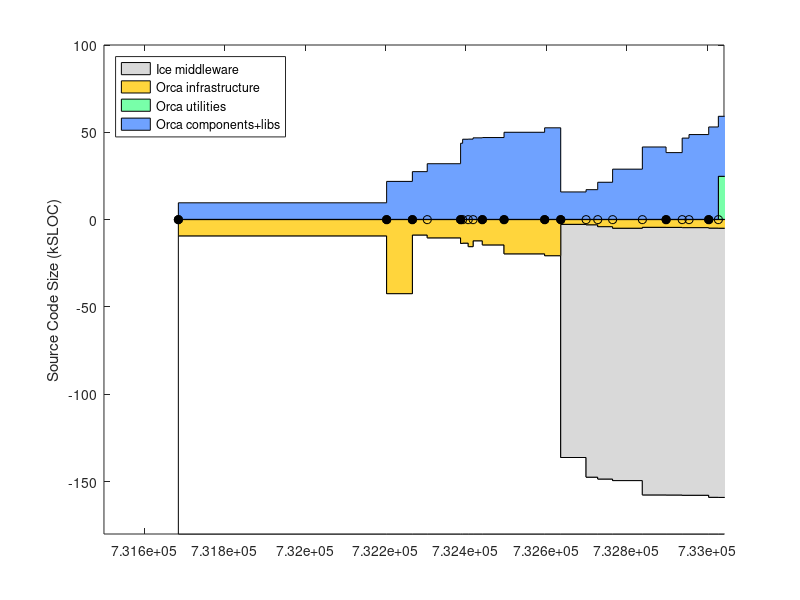

MATLAB code to generate this figure: (Note: this script raises an error after producing the figure.)
% keep track of orca project size using sloccount
clear all

% include/* except: include/{Freeze IceSSL IcePatch2}
% src/{Ice Slice IceGrid icecpp IceStorm slice2cpp IceUtil IceBox IceXML}
%  Sice212 = [
%  (7842-1000) + (22093+18419+11499+10568+4392+4200+4252+567+316)
%  ];
%  Sice301 = [
%  (8164-1000) + (23018+19384+19169+10596+4479+4343+4308+622+319)
%  ];
% same as above, but now also add Java:
% src/{IceInternal Ice IceUtil IceBox}
%  Sice310 = [
%  (8810-1200) + (24275+20494+22689+10587+4569+4877+4770+667+319) + (13190+6915+1262+493)
%  ];
%  Sice311 = [
%  (8950-1275) + (24511+20505+22898+10590+4600+4884+4782+683+323) + (13266+6929+1262+504)
%  ];

% it's much easier to count the whole of Ice (we use most of it anyway)
% sloccount include/ src/
% (this does not account for .ice files in [ice]/slice/* but it's a small fraction of total)
Sice212 = 133523;
Sice301 = 144513;
Sice310 = 153243;
Sice311 = 154145;
Sice320 = 168475;
Sice321 = 169725;

% for comparison, ASN
%  Sasn = 90433;

% indeces
iyy=1;
imm=2;
idd=3;
iver=4;
isub=5;
ibase=6;
icomp=7;
iutil=8;

Sorca = [ ...
% YY    MM  DD  ?   SUB     BASE        COMP           UTILS        VERSION
% 0.8.6: a single distro, divide in halves arbitrarily
2003     4  14  1   0       18930/2     18930/2             0      % 0.8.6 (last change in doc/ChangeLog
% BASE: orca-base
% COMP: orca-components
2004     9  13  1   0       42543       21726               0      % 0.11.0
2004    11  16  1   0       8963        27310               0      % 0.12.0
2004    12  23  0   0       10596       31845               0      % 0.12.1
2005     3  16  1   0       13767       43576               0      % 0.13.0
2005     3  21  0   0       13620       45874               0      % 0.13.1
2005     4   4  0   0       15630       45944               0      % 0.13.2
2005     4  16  0   0       12283       46666               0      % 0.13.3
2005     5   9  1   0       14639       46837               0      % 0.14.0
2005     7   2  1   0       19751       49854               0      % 0.15.0
2005    10  11  1   0       20818       52408               0      % 1.0.0
% BASE: just orcaice w/out test + interfaces/slice
% COMP: comp + util - orcaice 
2005    11  20  1   Sice212 2320+530    9226+8781-2320      0      % 2.0.0-rc1
2006     1  22  0   Sice301 2511+596    9801+9695-2511      0      % 2.0.0-rc2
2006     2  20  0   Sice301 3369+813    9867+14734-3369     0      % 2.0.0-rc3
2006     3  29  0   Sice301 4022+1052   14625+18131-4022    0      % 2.0.0-rc4
2006     6  11  0   Sice310 3439+1116   19999+24867-3439    0      % 2.0.0-rc5
2006     8   9  1   Sice310 3482+1116   19979+21711-3482    0      % 2.0.0
2006     9  18  0   Sice310 3647+1094   19317+30847-3647    0      % 2.0.1
2006    10   5  0   Sice310 3644+1094   20384+31798-3644    0      % 2.0.2
2006    11  23  1   Sice311 3831+1178   21408+35311-3831    0      % 2.1.0
% BASE: cd src; sloccount libs/orcaice/ MINUS sloccount libs/orcaice/test PLUS sloccount interfaces/slice
% COMP: cd src; sloccount components/ libs/ MINUS sloccount libs/orcaice/ libs/orcaq* libs/orcalog* libs/orcaprobe* libs/orcawall*
% UTIL: cd src; sloccount utils libs/orcaq* libs/orcalog* libs/orcaprobe* libs/orcawall*
% to count lines in *.ice files, rename them to *.cpp like this:
% $cd src/interfaces/slice/orca; for file in *; do mv $file `echo $file | sed s/.ice/.cpp/`; done
2006    12  17  0   Sice311 5615-1784+1240  60241-25885     24644  % 2.1.1
2007     2   2  1   Sice311 6225-2011+1671  70376-29436     28519  % 2.2.0
2007     4  10  1   Sice320 6232-2011+1671  72704-30907     30121  % 2.3.0
2007     6   3  1   Sice320 6837-2056+1682  75506-31245     30166  % 2.4.0
2007     8  13  1   Sice320 7247-2226+1772  78939-33535     32062  % 2.5.0
2007    10  13  1   Sice321 7247-2226+1772  80193-34196     32751  % 2.6.0
];
Vorca ={'0.8.6', '0.11.0', '0.12.0', '0.12.1', '0.13.0', '0.13.1', '0.13.2', '0.13.3', '0.14.0', '0.15.0', '1.0.0', ...
    '2.0.0-rc1', '2.0.0-rc2', '2.0.0-rc3', '2.0.0-rc4', '2.0.0-rc5', '2.0.0', '2.0.1', '2.0.2', '2.1.0', '2.1.1', ...
    '2.2.0', '2.3.0', '2.4.0', '2.5.0', '2.6.0' }';

% add a dummy release just for display
Sorca(end+1,:) = Sorca(end,:);
Sorca(end,imm) = Sorca(end,imm)+1;
Sorca(end,iver) = 0;
Vorca{end+1} = 'dummy';

% convert dates
Torca = datenum(Sorca(:,iyy),Sorca(:,imm),Sorca(:,idd));

% 2nd digit releases
i2 = (Sorca(:,iver)==1);
Torca2 = Torca(i2);
Vorca2 = Vorca(i2);

Splayer = [ 
% YY    MM  DD  ?   SUB     BASE                COMP       VERSION
% BASE: (server-drivers)+client_libs
% COMP: drivers + utils
2002    12 04   1  0    (17331-12037)+9188      12037+2685 % 1.3.1
2003    7  15   1  0    (30452-24334)+12458     24334+3064 % 1.4rc1
2003    12 07   1  0    (37378-30947)+13110     30947+9633 % 1.4rc2
2004    5  31   1  0    (49225-42643)+13664     42643+3550 % 1.5
2004    11 12   1  0    (50758-43190)+13545     43190+4479 % 1.6
2005    1  31   0  0    (52069-44517)+13576     44517+4662 % 1.6.2
2005    7  28   0  0    (53348-45686)+14300     45686+5188 % 1.6.5
% BASE: (libplayercore-./bindings) + client_libs + (libplayertcp-./bindings)
% note: libplayerxdr is autogenerated
% COMP: server + utils
2005    10 25   0  0    (4866-0)+7560+(1391-0)  46474+5725         % 2.0pre7
% BASE: sloccount libplayercore client_libs libplayertcp 
%           MINUS sloccount libplayercore/bindings/ MINUS sloccount libplayertcp/bindings
% note: libplayerxdr is autogenerated
% COMP: sloccount server utils
2006    2  28   1  0    63992-47749-1291        54704 % 2.0.0
2006    3  25   1  0    65606-48912-1291        53033 % 2.0.1
2006    6   9   1  0    69083-51546-1319        61421 % 2.0.2
2006    9  26   1  0    69388-51546-1319        64088 % 2.0.3
2007    5   2   1  0    69602-51686-1359        67985 % 2.0.4
];
Tplayer = datenum(Splayer(:,1),Splayer(:,2),Splayer(:,3));

Smax = 180;
d0 = [Torca Torca]'; d0=d0(:); d0(1)=[];
d1 = Smax-Sorca(:,isub)-Sorca(:,ibase); d1 = [d1 d1]'; d1=d1(:); d1(end)=[];
d2 = Sorca(:,isub); d2 = [d2 d2]'; d2=d2(:); d2(end)=[];
d3 = Sorca(:,ibase); d3 = [d3 d3]'; d3=d3(:); d3(end)=[];
d4 = Sorca(:,icomp); d4 = [d4 d4]'; d4=d4(:); d4(end)=[];
d5 = Sorca(:,iutil); d5 = [d5 d5]'; d5=d5(:); d5(end)=[];

figure(1), clf
ha=area( d0, [d1 d2 d3 d5 d4]/1e3, -Smax ); hold on
plot( Torca, 0*Torca, 'k-o' )
h2=plot( Torca2, 0*Torca2, 'ko' );
set(h2,'markerfacecolor','k')
ylabel('Source Code Size (kSLOC)')

set(ha(1),'facecolor',1*[1 1 1]);
set(ha(2),'facecolor',.85*[1 1 1]);
set(ha(3),'facecolor',min(255,[255 153 0]+60)/255);
set(ha(4),'facecolor',min(255,[60 255 109]+60)/255);
set(ha(5),'facecolor',min(255,[51 102 255]+60)/255);
ha(1)=[];
legend(ha,'Ice middleware','Orca infrastructure', 'Orca utilities','Orca components+libs', 'Location','NorthWest')
%  xlim(datenum([2004;2005],[7;7],[1;1]) )
ylim([-Smax 100])
ax=axis;
xlim( [ax(1) datenum([2006 12 31])] )
ax=axis;
% label releases
mark('x', Torca2 )
i2odd = (1:2:length(Torca2));
ht = text(Torca2(i2odd)+5,.04*ax(4)*ones(length(i2odd),1),Vorca2(i2odd));
set(ht,'fontsize',8)
i2even = (2:2:length(Torca2));
ht = text(Torca2(i2even)+5,.08*ax(4)*ones(length(i2even),1),Vorca2(i2even));
set(ht,'fontsize',8)
datetick( 'x', 12 )
hp = plot( Tplayer, -Splayer(:,ibase)/1e3, 'k--o', Tplayer, Splayer(:,icomp)/1e3, 'k--o' );
set(hp, 'color', .5*[1 1 1] )
hpt = text( Tplayer(2), -Splayer(2,ibase)/1e3-8, 'Player infrastructure');
set(hpt, 'color', .5*[1 1 1] )
hpt = text( Tplayer(2), Splayer(2,icomp)/1e3-5, 'Player "components+utils"');
set(hpt, 'color', .5*[1 1 1] )
%mark('y', Dasn(1,1)/1e3 );
%text( datenum([2003 5 1]), Dasn(1,1)/1e3, 'ASN')
xlabel('Releases')
title('http://orca-robotics.sf.net')

ht=text(datenum(2003,7,1),-Smax+15, '*   generated using David A. Wheeler`s SLOCCount' );
set(ht,'fontsize',8)
ht=text(datenum(2003,7,1),-Smax+5, '** see data in [ORCA2]/scripts/matlab/sloccount/slocs.m' );
set(ht,'fontsize',8)

return
wpos = get(gcf,'position')
ppos = get(gcf,'paperposition')
ppos(4) = wpos(4) * ppos(3)/wpos(3);
ppos
set(gcf,'paperposition', ppos );
print -dpng 'release_sloc_hist'

set(gca,'xtick',Torca2, 'xticklabel', v2)
mark('x',2005)
text(2005,0,'2005')
